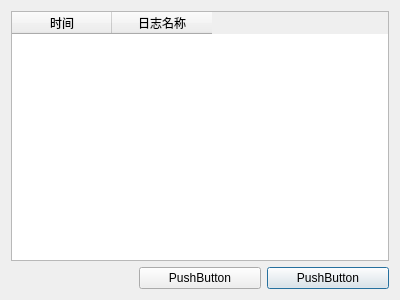
<?xml version="1.0" encoding="UTF-8"?>
<ui version="4.0">
 <class>FileSelectWindow</class>
 <widget class="QDialog" name="FileSelectWindow">
  <property name="geometry">
   <rect>
    <x>0</x>
    <y>0</y>
    <width>400</width>
    <height>300</height>
   </rect>
  </property>
  <property name="windowTitle">
   <string>Dialog</string>
  </property>
  <layout class="QGridLayout" name="gridLayout">
   <item row="0" column="0" rowspan="3" colspan="3">
    <widget class="QTableWidget" name="tableWidget">
     <column>
      <property name="text">
       <string>时间</string>
      </property>
     </column>
     <column>
      <property name="text">
       <string>日志名称</string>
      </property>
     </column>
    </widget>
   </item>
   <item row="3" column="2">
    <widget class="QPushButton" name="pushButton_2">
     <property name="text">
      <string>PushButton</string>
     </property>
    </widget>
   </item>
   <item row="3" column="1">
    <widget class="QPushButton" name="pushButton">
     <property name="text">
      <string>PushButton</string>
     </property>
    </widget>
   </item>
  </layout>
 </widget>
 <resources/>
 <connections/>
</ui>
